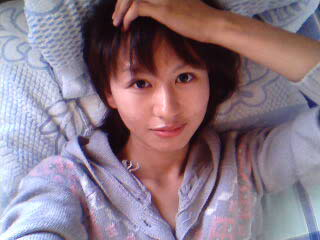
//> input picture Learning OpenCV/Chapter 3 - Getting to Know OpenCV/Debug/ChenLi.jpg, 320 x 240 px
$ ./Exercise_3_6 Debug/ChenLi.jpg   (built with g++ and OpenCV 4)
//> lines starting //> are read from the running program, lines starting //| are printed output that depends on the picture; after the words box and inside, x2 and y2 are one past the last pixel; in counts of white or black regions, pixels touching at a corner belong together
////////////////////////////////////////////////////////////////////////
// Date:     2009-10-16
// Author:   Yishi Guo
// Exercise: 3.6
// Page:     88
// Content:  Use multiple image headers for one image.
//           cvCreateImageHeader, cvNot, imageData
////////////////////////////////////////////////////////////////////////
#include <cv.h>
#include <highgui.h>
#include <iostream.h>

int main( int argc, char** argv ) {
	if ( argc >= 2 ) {
		IplImage* img = cvLoadImage( argv[1] );
//> img is the input picture: 240 rows x 320 cols, CV_8UC3; mean B, G, R 132.8, 119.9, 139

		if ( img->width >= 100 && img->height >= 100 ) {
			IplImage* header1 = cvCreateImageHeader(
				cvGetSize(img),
				img->depth,
				img->nChannels
			);
			IplImage* header2 = cvCreateImageHeader(
				cvGetSize(img),
				img->depth,
				img->nChannels
			);

			header1->origin = header2->origin = img->origin;
			header1->widthStep = header2->widthStep = img->widthStep;

			header1->width = header2->width = 20;
			header1->height = header2->height = 30;

			// Using imageData of "img"
			header1->imageData = img->imageData +
				10 * img->widthStep +
				5 * img->nChannels;
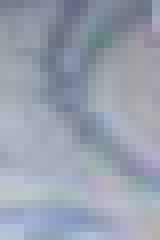
//> header1: 30 rows x 20 cols, CV_8UC3 (shown 8 times larger); mean B, G, R 175.2, 160.2, 152.6
			header2->imageData = img->imageData +
				60 * img->widthStep +
				50 * img->nChannels;
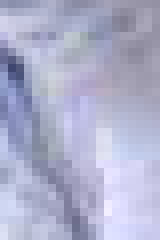
//> header2: 30 rows x 20 cols, CV_8UC3 (shown 8 times larger); mean B, G, R 203.7, 175.9, 173.9

			// Create inverted rectangles
			cvNot( header1, header1 );
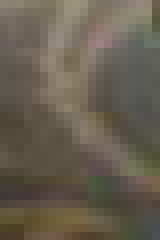
//> header1: 30 rows x 20 cols, CV_8UC3 (shown 8 times larger); mean B, G, R 79.8, 94.8, 102.4
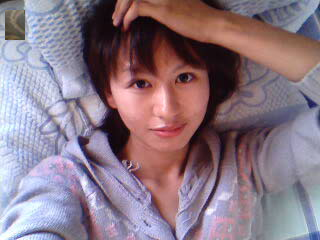
//> img: 240 rows x 320 cols, CV_8UC3; 0.78% of pixels changed, all inside (x1, y1, x2, y2) = (5, 10, 25, 40)
			cvNot( header2, header2 );
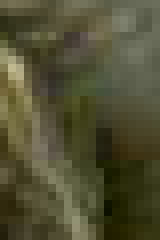
//> header2: 30 rows x 20 cols, CV_8UC3 (shown 8 times larger); mean B, G, R 51.3, 79.1, 81.1
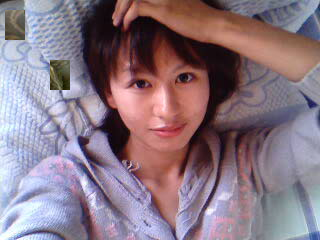
//> img: 240 rows x 320 cols, CV_8UC3; 0.78% of pixels changed, all inside (x1, y1, x2, y2) = (50, 60, 70, 90)

			cvNamedWindow( "Exercise 3-6", CV_WINDOW_AUTOSIZE );
			cvShowImage( "Exercise 3-6", img );

			cvWaitKey(0);

			cvReleaseImageHeader( &header1 );
			cvReleaseImageHeader( &header2 );
			cvDestroyWindow( "Exercise 3-6" );

		}

		cvReleaseImage( &img );

		return 0;
//> (the program exits here)
